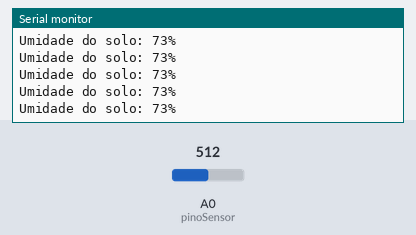
Bench run of a sketch on a simulated Arduino Nano, built with avr-gcc and run on an emulated ATmega328P. On the bench: the last lines printed to the serial monitor. The inputs (shaded band) are chosen by the test bench; at power-on: A0 (pinoSensor) = 512.

Above: at 3.2 s.
3.3 s: A0 (pinoSensor) set to 716
At 3.72 s:
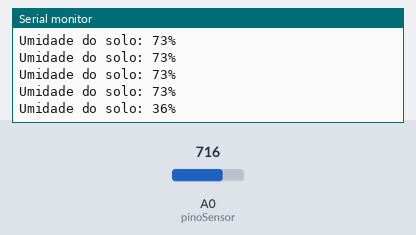
4.8 s: A0 (pinoSensor) set to 900
At 5.01 s:
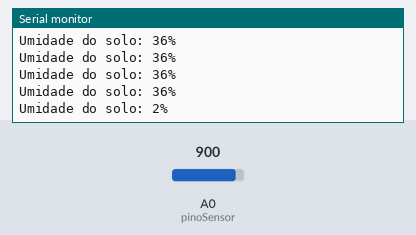
Timing chart, 0 to 7.8 s (numbered marks = the images above; inputs shaded):
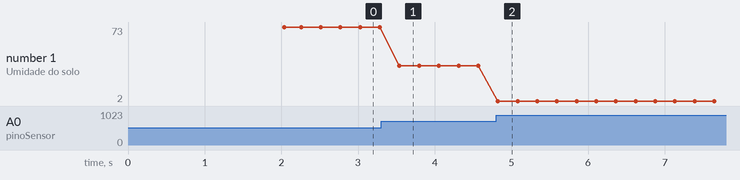

The sketch:

ModuloSENSOR.ino
```cpp
/* =======================================================================================================================================
https://blogmasterwalkershop.com.br/arduino/como-usar-com-arduino-sensor-medidor-de-umidade-do-solo-higrometro
https://br-arduino.org/2014/12/arduino-e-bateria-providencias-simples-para-reduzir-o-consumo.html
https://eletronicaparaartistas.com.br/arduino-2-configuracao-do-arduino-nano/
======================================================================================================================================= */

/* INCLUDE */
#include <Wire.h>
#include "SensorHumidade.h"
#define PIN_DATA 4

/* DATA */
Sensor sensor = {};

/* CODE */
void setup()
{
  initWire(PIN_DATA);
  initSensor(sensor);
  Serial.println("INIT");
}

void loop()
{
  updateSensor(sensor);
  delay(256);
}

void initWire(int init)
{
  Serial.begin(9600);
  Wire.begin(init);
}

void sendWire(int value)
{
  Wire.beginTransmission(PIN_DATA);
  Wire.write(sensor.valorLido);
  Wire.endTransmission();
}
```

SensorHumidade.cpp
```cpp
/* INCLUDE */
#include "SensorHumidade.h"

void initSensor(Sensor &sensor)
{
  delay(2000);                                  // INTERVALO DE 2 SEGUNDOS
  Serial.println("Lendo a umidade do solo..."); // IMPRIME O TEXTO NO MONITOR SERIAL
}

/* CODE */
void updateSensor(Sensor &sensor)
{
  sensor.valorLido = constrain(
      analogRead(sensor.pinoSensor),
      sensor.analogSoloMolhado,
      sensor.analogSoloSeco); // MANTÉM valorLido DENTRO DO INTERVALO (ENTRE analogSoloMolhado E analogSoloSeco)

  sensor.valorLido = map(
      sensor.valorLido,
      sensor.analogSoloMolhado,
      sensor.analogSoloSeco,
      sensor.percSoloMolhado,
      sensor.percSoloSeco); // EXECUTA A FUNÇÃO "map" DE ACORDO COM OS PARÂMETROS PASSADOS

  Serial.print("Umidade do solo: "); // IMPRIME O TEXTO NO MONITOR SERIAL
  Serial.print(sensor.valorLido);    // IMPRIME NO MONITOR SERIAL O PERCENTUAL DE UMIDADE DO SOLO
  Serial.println("%");               // IMPRIME O CARACTERE NO MONITOR SERIAL
}
```

SensorHumidade.h
```cpp
/* INCLUDE */
#include <Arduino.h>

/* STRUCT */
struct Sensor
{
  const int pinoSensor = A0;         // PINO UTILIZADO PELO SENSOR
  const int analogSoloSeco = 909;    // VALOR MEDIDO COM O SOLO SECO (VOCÊ PODE FAZER TESTES E AJUSTAR ESTE VALOR)
  const int analogSoloMolhado = 360; // VALOR MEDIDO COM O SOLO MOLHADO (VOCÊ PODE FAZER TESTES E AJUSTAR ESTE VALOR)
  const int percSoloSeco = 0;        // MENOR PERCENTUAL DO SOLO SECO (0% - NÃO ALTERAR)
  const int percSoloMolhado = 100;   // MAIOR PERCENTUAL DO SOLO MOLHADO (100% - NÃO ALTERAR)

  int valorLido = 0; // VARIÁVEL QUE ARMAZENA O PERCENTUAL DE UMIDADE DO SOLO
};

/* CODE */
void initSensor(Sensor &sensor);
void updateSensor(Sensor &senso);
```

Measured:
- after the input at 3.3 s, the serial monitor: prints a new line after 0.24 s (image 1)
- after the input at 4.8 s, the serial monitor: prints a new line at once (image 2)
- plotted number 1: 73 → 36 after the input at 3.3 s, 36 → 2 after the input at 4.8 s
